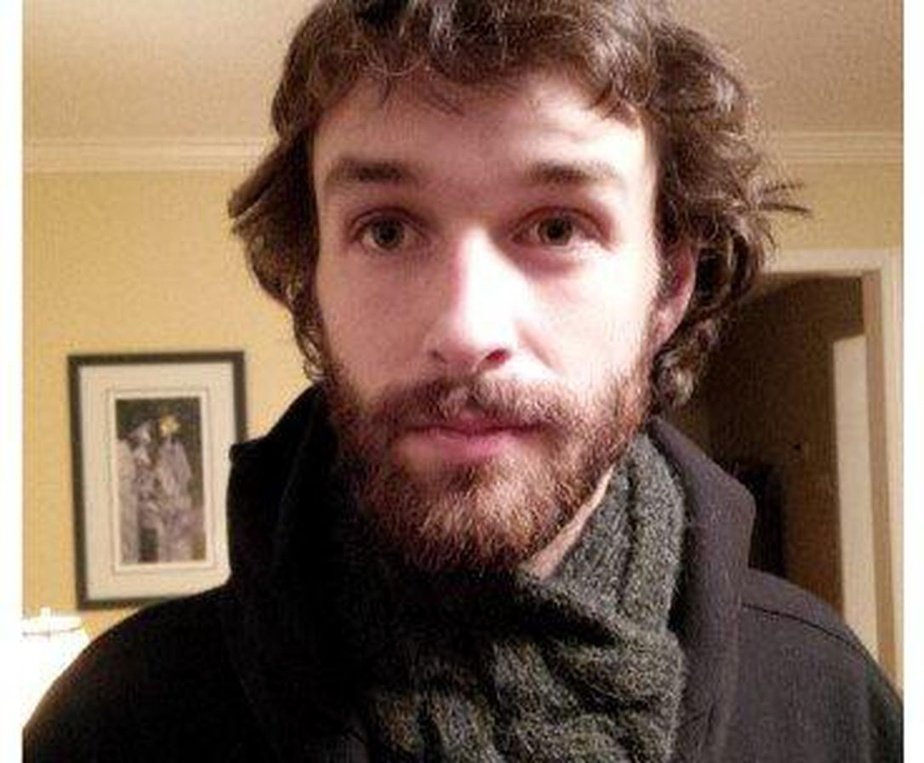
#> input picture Face Detection System/Face Detection System/stanbul.jpg, 924 x 763 px, shrunk from 1086 x 897 before the run
$ python face_detection.py
#> lines starting #> are read from the running program, lines starting #| are printed output that depends on the picture; after the words box and inside, x2 and y2 are one past the last pixel; in counts of white or black regions, pixels touching at a corner belong together
import cv2

'''
Load the haarcascade classifier. Give and abolute path if xml file is not found.
'''
face_cascade = cv2.CascadeClassifier('haarcascade_frontalface_default.xml')

# Read the image and store it in array.
# Give and abolute path if image file is not found
img = cv2.imread('stanbul.jpg')
#> img is the input picture: shape (763, 924, 3); mean B, G, R 89.2, 105.2, 129.8

# Convert image to gray scale for prediction.
gray = cv2.cvtColor(img, cv2.COLOR_BGR2GRAY)
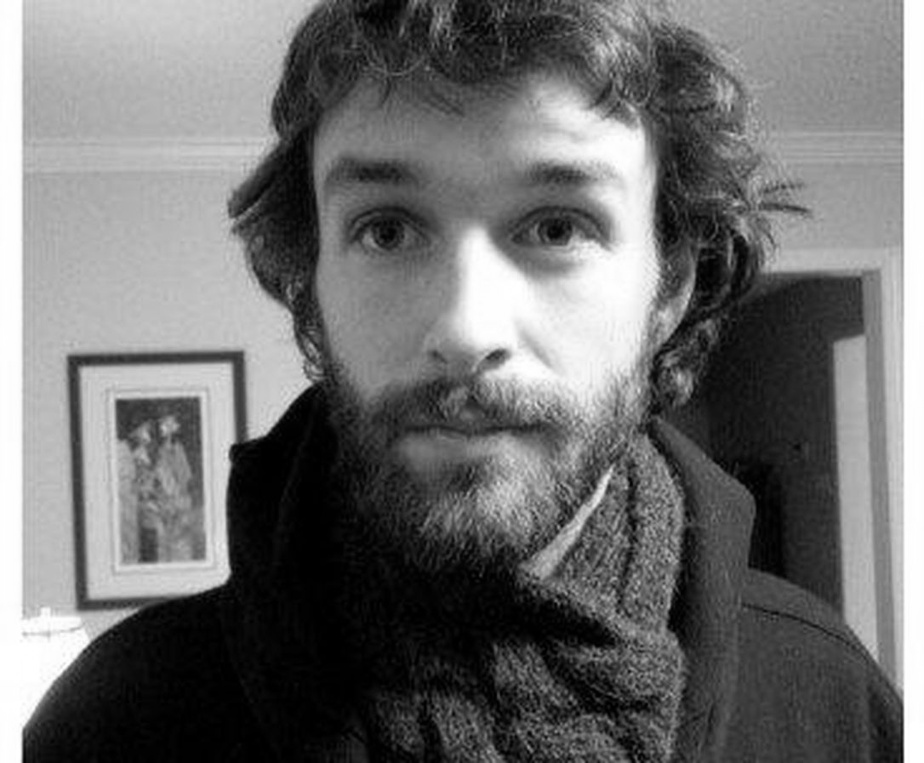
#> gray: shape (763, 924); min 0, max 255, mean 110.8

'''
  detectMultiScale function takes three input
  ScaleFactor : How much the image size is reduced at each image scale.
  MinNeighbors : How many ‘neighbors’ each candidate rectangle should have.
  MinSIze : The minimum object size. Default is (30, 30)

  This function returns the list of bounding box of each face found in image.

  For this example scaleFactor = 1.3 and MinNeighbors = 5
  Twik the parameter and see the results.
'''

faces = face_cascade.detectMultiScale(gray, 1.3, 5)
#> faces = [[225, 48, 495, 495]]

# Draw bounding box to imput image.
for (x, y, w, h) in faces:
    cv2.rectangle(img, (x, y), (x + w, y + h), (255, 0, 0), 2)
#> this loop made 1 pass
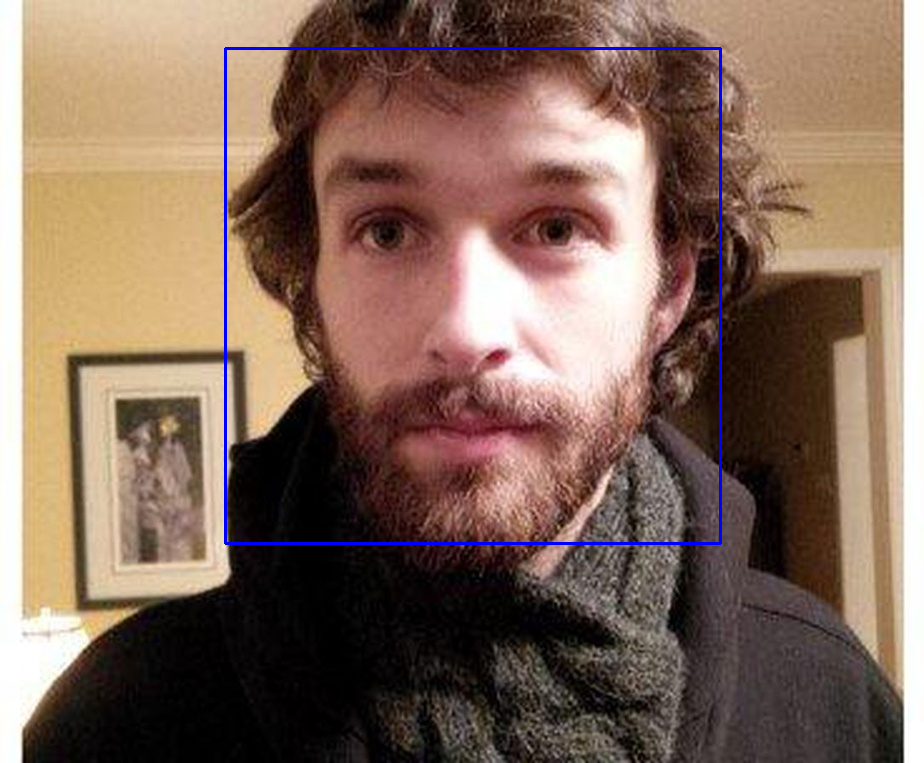
#> img: shape (763, 924, 3); 0.84% of pixels changed, all inside (x1, y1, x2, y2) = (224, 47, 722, 545)

cv2.imshow('img', img)
cv2.waitKey(0)
cv2.destroyAllWindows()
